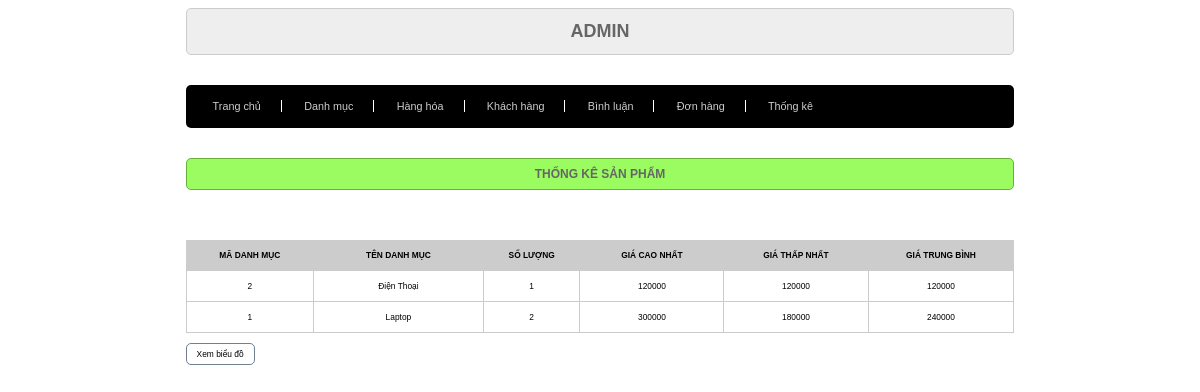
The page /admin/index.php?act=thongke on the database its author committed.
### tables this page shows
CREATE TABLE `danhmuc` (
  `id` int(11) NOT NULL,
  `name` varchar(255) NOT NULL
);

### model/pdo.php (called while the page is built, shortened)
<?php
function pdo_get_connection(){
    $dburl = "mysql:host=localhost;dbname=duan1_sp24;charset=utf8";
    $username = 'root';
    $password = '';
    $conn = new PDO($dburl, $username, $password);
    $conn->setAttribute(PDO::ATTR_ERRMODE, PDO::ERRMODE_EXCEPTION);
    return $conn;
}
function pdo_query($sql){
    $sql_args = array_slice(func_get_args(), 1);
    try{
        $conn = pdo_get_connection();
        $stmt = $conn->prepare($sql);
        $stmt->execute($sql_args);
        $rows = $stmt->fetchAll();
        return $rows;
    }
    catch(PDOException $e){
        throw $e;
    }
    finally{
        unset($conn);
    }
}

### model/cart.php (called while the page is built, shortened)
<?php
    function loadall_thongke(){
        $sql = "SELECT danhmuc.name as tendm, danhmuc.id as iddm, COUNT(sanpham.id) as soluong, MIN(sanpham.price) as minprice, MAX(sanpham.price) as maxprice, AVG(sanpham.price) as avgprice";
        $sql.= " FROM sanpham LEFT JOIN danhmuc on danhmuc.id = sanpham.iddm";
        $sql.= " GROUP BY danhmuc.id ORDER BY danhmuc.id DESC";
        return pdo_query($sql);
    }
?>

### admin/thongke/listthongke.php (the view)
<div class="row">
            <div class="row boxtitle mb">
                <h1>THỐNG KÊ SẢN PHẨM</h1>
            </div>
            <div class="row formLH">
                <div class="row mb10 formDSLH">
                    <table>
                        <thead>
                            <tr>
                                <th>MÃ DANH MỤC</th>
                                <th>TÊN DANH MỤC</th>
                                <th>SỐ LƯỢNG</th>
                                <th>GIÁ CAO NHẤT</th>
                                <th>GIÁ THẤP NHẤT</th>
                                <th>GIÁ TRUNG BÌNH</th>
                            </tr>
                        </thead>
                        <tbody>
                            <?php foreach ($list as $key => $b): ?>
                                <tr>
                                    <td><?php echo $b['iddm'] ?></td>
                                    <td><?php echo $b['tendm'] ?></td>
                                    <td><?php echo $b['soluong'] ?></td>
                                    <td><?php echo $b['maxprice'] ?></td>
                                    <td><?php echo $b['minprice'] ?></td>
                                    <td><?php echo $b['avgprice'] ?></td>
                            <?php endforeach; ?>
                        </tbody>
                    </table>
                </div>
                <div class="row mb10">
                    <a href="index.php?act=bieudo"><input type="button" value="Xem biểu đồ"></a>
                </div>
            </div>
        </div>

### css/style1.css (style rules this page uses)
* { box-sizing: border-box; font-family: sans-serif; font-size: 0.7vw; }
.row { float: left; width: 100%; position: relative; }
.mb { margin-bottom: 30px; }
.mb10 { margin-bottom: 10px; }
.container h1 { text-align: center; font-family: Arial, Helvetica, sans-serif; font-size: 1.5vw; }
.boxtitle { background-color: #9afc61; border-radius: 1px; border: 1px solid #68b23c; font-size: 1vw; color: #666; border-radius: 5px; padding: 0px 20px; }
.boxtitle h1 { font-size: 1vw; }
.formLH { padding: 20px 0px; }
.formLH input[type="submit"], .formLH input[type="reset"], .formLH input[type="button"] { padding: 5px 10px; border-radius: 5px; background-color: white; border: 1px solid slategrey; }
.formDSLH table { width: 100%; border-collapse: collapse; }
.formDSLH table th { padding: 10px 0px; background-color: #ccc; }
.formDSLH table td { padding: 10px 20px; border: 1px solid #ccc; text-align: center; }
input[type="button"] { padding: 5px 10px; border-radius: 5px; background-color: white; border: 1px solid slategrey; }

### rows shown on the page
danhmuc: id "2", name "Điện Thoại", soluong "1", maxprice "120000", minprice "120000", avgprice "120000"
danhmuc: id "1", name "Laptop", soluong "2", maxprice "300000", minprice "180000", avgprice "240000"
